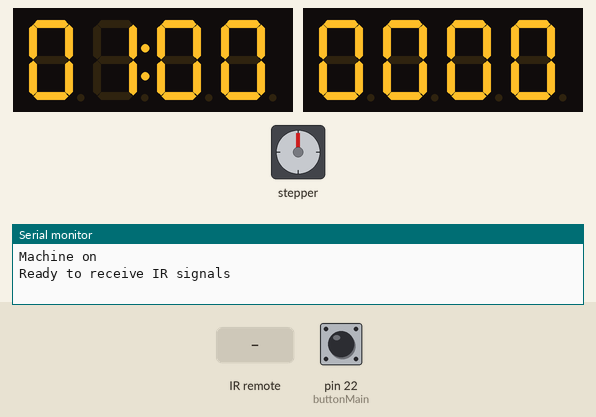
This program was run on a simulated Arduino Mega 2560, built with avr-gcc and run on an emulated ATmega2560. Parts: 2 × 4-digit seven-segment display, stepper motor, the last lines printed to the serial monitor. The inputs (shaded band) are chosen by the test bench; at power-on: pin 22 (buttonMain) HIGH. Stepper angles assume 500 steps per turn.

Above: at 1.4 s.
1.5 s: infrared code 0x40 received
At 2.27 s:
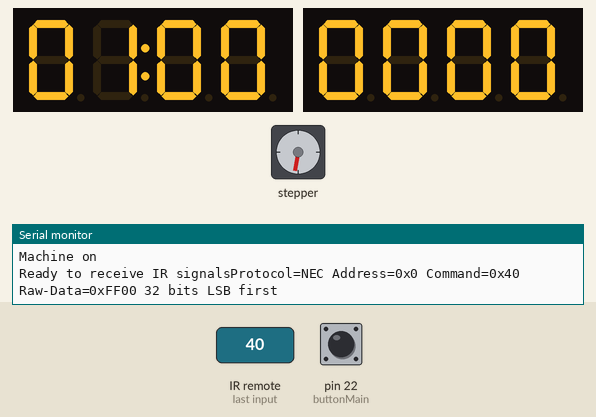
At 5.0 s:
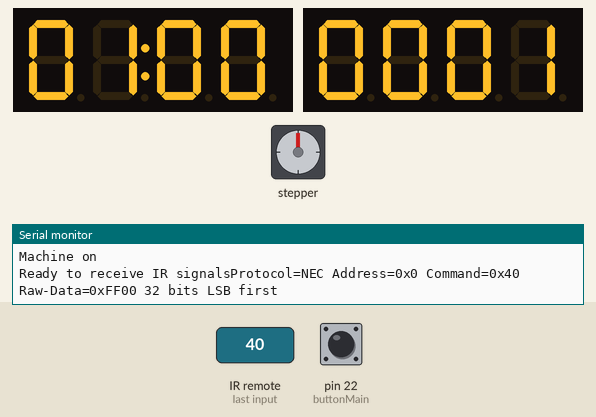
5.7 s: infrared code 0x40 received
At 11.85 s:
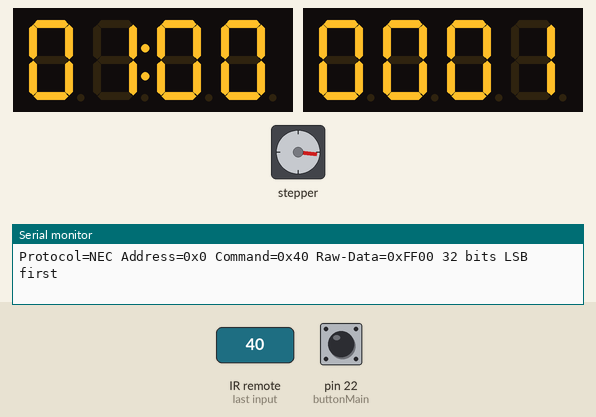
Timing chart, 0 to 14.7 s (numbered marks = the images above; inputs shaded):
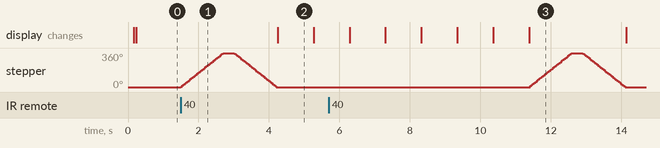

Measured:
- after the input at 1.5 s, stepper: turns 360° clockwise in 1.2 s, then 360° counter-clockwise in 1.2 s
- after the input at 5.7 s, stepper: turns 360° clockwise in 1.2 s, then 360° counter-clockwise in 1.2 s
- what the display in image 2 shows lasts 1.1 s, from 4.2 s to 5.3 s

The program:

main.cpp
```cpp
#include <Arduino.h>
#include <Stepper.h>
#include <IRremote.h>
#include "PinDefinitionsAndMore.h"
#include <TM1637Display.h>


/*-----( Declare Constants and Pin Numbers )-----*/
/*-----( Declare objects )-----*/
/*-----( Declare Variables )-----*/

// Stepper variables & instances
const int stepsPerRev = 500;
const int stepperSpeed = 50;
const int stepperDwell = 300;
Stepper stepper = Stepper(stepsPerRev, 49, 47, 48, 46);

// Main dispenser button
const int buttonMain = 22;

// IR receiver
#define DECODE_NEC

// Timer display
#define CLK 26
#define DIO 27
TM1637Display display = TM1637Display(CLK, DIO);
const uint8_t allON[] = {0xff, 0xff, 0xff, 0xff};
const uint8_t allOFF[] = {0x00, 0x00, 0x00, 0x00};

// Treat Counter Display
#define CLK2 28
#define DIO2 29
TM1637Display treatDisplay = TM1637Display(CLK2, DIO2);
int treatCount = 0;

// Setup function
void setup() {
	Serial.begin(115200);
  Serial.println("Machine on");

  display.setBrightness(5);
  display.setSegments(allON);
  treatDisplay.setBrightness(5);
  treatDisplay.setSegments(allON);

  IrReceiver.begin(IR_RECEIVE_PIN, ENABLE_LED_FEEDBACK);
  Serial.print(F("Ready to receive IR signals"));

	pinMode(buttonMain, INPUT_PULLUP);

  display.clear();
  treatDisplay.clear();
  delay(50);
  display.showNumberDecEx(100, 0b01000000, true, 4, 0);
  delay(50);
  treatDisplay.showNumberDec(treatCount, true);
}

// This function starts the 1 minute countdown on the 7 segment 4 digit display.
// The timer is purposely blocking other functions from running, so as to prevent Trashboat from getting to many treats.
void startTimer() {
  delay(1000);
  for (int i = 5; i != 0; i--) { // change the value of i to adjust timer length
    display.showNumberDecEx(i, 0b01000000, true, 4, 0);
    delay(1000);
  }
  display.showNumberDec(0, true);
  delay(1000);
  display.showNumberDecEx(100, 0b01000000, true, 4, 0);
}

// This function updates the local count for how many times treats have been dispensed.
void updateTreatCounter() {
  treatCount += 1;
  treatDisplay.showNumberDec(treatCount, true);
}

// This function activates the stepper motor to dispense treats.
// stepperSpeed adjusts the speed of the motor.
// stepsPerRev adjusts the length of the rotation.
// stepperDwell adjusts the time dwell inbetween rotations.
void dispenseTreats() {
	stepper.setSpeed(stepperSpeed);
	stepper.step(stepsPerRev);
	delay(stepperDwell);

	stepper.setSpeed(stepperSpeed);
	stepper.step(-stepsPerRev);
  updateTreatCounter();
	startTimer();

}

// This function checks is the treat dispense button has been pressed.
// If the button has been pressed, dispenseTreats() is called to give Trashboat his tasty treats.
void checkButton() {
  if (digitalRead(buttonMain) == 0) {
		dispenseTreats();
	}
}

// This function checks if the IR Receiver has received an infrared signal.
// If a signal has been received, decode the signal and make sure it comes from the correct remote and the correct button was pressed.
// If the correct button was pressed, dispense treats.
void checkIrRemote() {
  if (IrReceiver.decode()) {
    IrReceiver.printIRResultShort(&Serial);
    IrReceiver.printIRSendUsage(&Serial);
    if (IrReceiver.decodedIRData.protocol == UNKNOWN) {
        Serial.println(F("Received noise or an unknown protocol"));
        IrReceiver.printIRResultRawFormatted(&Serial, true);
    }
    Serial.println();
    IrReceiver.resume();

    if (IrReceiver.decodedIRData.command == 0x40) {
        dispenseTreats();
    }
  }
}

// Main loop function
void loop() {
  checkButton();
  checkIrRemote();
}
```

PinDefinitionsAndMore.h
```cpp
// (licence header left out)
/*
 * Pin mapping table for different platforms
 *
 * Platform     IR input    IR output   Tone      Core/Pin schema
 * --------------------------------------------------------------
 * DEFAULT/AVR  2           3           4         Arduino
 * ATtinyX5     0|PB0       4|PB4       3|PB3     ATTinyCore
 * ATtiny167    3|PA3       2|PA2       7|PA7     ATTinyCore
 * ATtiny167    9|PA3       8|PA2       5|PA7     Digispark original core
 * ATtiny84      |PB2        |PA4        |PA3     ATTinyCore
 * ATtiny88     3|PD3       4|PD4       9|PB1     ATTinyCore
 * ATtiny3217  18|PA1      19|PA2      20|PA3     MegaTinyCore
 * ATtiny1604   2           3|PA5       %
 * ATtiny816   14|PA1      16|PA3       1|PA5     MegaTinyCore
 * ATtiny1614   8|PA1      10|PA3       1|PA5     MegaTinyCore
 * SAMD21       3           4           5
 * ESP8266      14|D5       12|D6       %
 * ESP32        15          4           27
 * BluePill     PA6         PA7         PA3
 * APOLLO3      11          12          5
 * RP2040       3|GPIO15    4|GPIO16    5|GPIO17
 */
//#define _IR_MEASURE_TIMING // For debugging purposes.

#if defined(__AVR__)
#if defined(__AVR_ATtiny25__) || defined(__AVR_ATtiny45__) || defined(__AVR_ATtiny85__) // Digispark board. For use with ATTinyCore.
#include "ATtinySerialOut.hpp" // TX is at pin 2 - Available as Arduino library "ATtinySerialOut". Saves 700 bytes program memory and 70 bytes RAM for ATtinyCore.
#define IR_RECEIVE_PIN  PIN_PB0
#define IR_SEND_PIN     PIN_PB4 // Pin 2 is serial output with ATtinySerialOut. Pin 1 is internal LED and Pin3 is USB+ with pullup on Digispark board.
#define TONE_PIN        PIN_PB3
#define _IR_TIMING_TEST_PIN PIN_PB3

#  elif defined(__AVR_ATtiny87__) || defined(__AVR_ATtiny167__) // Digispark pro board
#include "ATtinySerialOut.hpp" // Available as Arduino library "ATtinySerialOut"
// For ATtiny167 Pins PB6 and PA3 are usable as interrupt source.
#  if defined(ARDUINO_AVR_DIGISPARKPRO)
// For use with Digispark original core
#define IR_RECEIVE_PIN   9 // PA3 - on Digispark board labeled as pin 9
//#define IR_RECEIVE_PIN  14 // PB6 / INT0 is connected to USB+ on DigisparkPro boards
#define IR_SEND_PIN      8 // PA2 - on Digispark board labeled as pin 8
#define TONE_PIN         5 // PA7 - on Digispark board labeled as pin 5
#define _IR_TIMING_TEST_PIN 10 // PA4
#  else
// For use with ATTinyCore
#define IR_RECEIVE_PIN  PIN_PA3 // On Digispark board labeled as pin 9 - INT0 is connected to USB+ on DigisparkPro boards
#define IR_SEND_PIN     PIN_PA2 // On Digispark board labeled as pin 8
#define TONE_PIN        PIN_PA7 // On Digispark board labeled as pin 5
#  endif

#  elif defined(__AVR_ATtiny84__) // For use with ATTinyCore
#include "ATtinySerialOut.hpp" // Available as Arduino library "ATtinySerialOut". Saves 128 bytes program memory.
#define IR_RECEIVE_PIN   PIN_PB2 // INT0
#define IR_SEND_PIN      PIN_PA4
#define TONE_PIN         PIN_PA3
#define _IR_TIMING_TEST_PIN PIN_PA5

#  elif defined(__AVR_ATtiny88__) // MH-ET Tiny88 board. For use with ATTinyCore.
#include "ATtinySerialOut.hpp" // Available as Arduino library "ATtinySerialOut". Saves 128 bytes program memory.
// Pin 6 is TX, pin 7 is RX
#define IR_RECEIVE_PIN   PIN_PD3 // 3 - INT1
#define IR_SEND_PIN      PIN_PD4 // 4
#define TONE_PIN         PIN_PB1 // 9
#define _IR_TIMING_TEST_PIN PIN_PB0 // 8

#  elif defined(__AVR_ATtiny1616__)  || defined(__AVR_ATtiny3216__) || defined(__AVR_ATtiny3217__) // For use with megaTinyCore
// Tiny Core Dev board
// https://www.tindie.com/products/xkimi/tiny-core-16-dev-board-attiny1616/
// https://www.tindie.com/products/xkimi/tiny-core-32-dev-board-attiny3217/
#define IR_RECEIVE_PIN   PIN_PA1 // use 18 for TinyCore32
#define IR_SEND_PIN      PIN_PA2 // 19
#define TONE_PIN         PIN_PA3 // 20
#define APPLICATION_PIN  PIN_PA0 // 0
#undef LED_BUILTIN               // No LED available on the TinyCore 32 board, take the one on the programming board which is connected to the DAC output
#define LED_BUILTIN      PIN_PA6 // use 2 for TinyCore32

#  elif defined(__AVR_ATtiny816__) // For use with megaTinyCore
#define IR_RECEIVE_PIN  PIN_PA1 // 14
#define IR_SEND_PIN     PIN_PA1 // 16
#define TONE_PIN        PIN_PA5 // 1
#define APPLICATION_PIN PIN_PA4 // 0
#undef LED_BUILTIN              // No LED available, take the one which is connected to the DAC output
#define LED_BUILTIN     PIN_PB5 // 4

#  elif defined(__AVR_ATtiny1614__) // For use with megaTinyCore
#define IR_RECEIVE_PIN   PIN_PA1 // 8
#define IR_SEND_PIN      PIN_PA3 // 10
#define TONE_PIN         PIN_PA5 // 1
#define APPLICATION_PIN  PIN_PA4 // 0

#  elif defined(__AVR_ATtiny1604__) // For use with megaTinyCore
#define IR_RECEIVE_PIN   PIN_PA6 // 2 - To be compatible with interrupt example, pin 2 is chosen here.
#define IR_SEND_PIN      PIN_PA7 // 3
#define APPLICATION_PIN  PIN_PB2 // 5

#define tone(...) void()      // Define as void, since TCB0_INT_vect is also used by tone()
#define noTone(a) void()
#define TONE_PIN         42 // Dummy for examples using it

#  elif defined(__AVR_ATmega1284__) || defined(__AVR_ATmega1284P__) \
|| defined(__AVR_ATmega644__) || defined(__AVR_ATmega644P__) \
|| defined(__AVR_ATmega324P__) || defined(__AVR_ATmega324A__) \
|| defined(__AVR_ATmega324PA__) || defined(__AVR_ATmega164A__) \
|| defined(__AVR_ATmega164P__) || defined(__AVR_ATmega32__) \
|| defined(__AVR_ATmega16__) || defined(__AVR_ATmega8535__) \
|| defined(__AVR_ATmega64__) || defined(__AVR_ATmega128__) \
|| defined(__AVR_ATmega1281__) || defined(__AVR_ATmega2561__) \
|| defined(__AVR_ATmega8515__) || defined(__AVR_ATmega162__)
#define IR_RECEIVE_PIN      2
#define IR_SEND_PIN        13
#define TONE_PIN            4
#define APPLICATION_PIN     5
#define ALTERNATIVE_IR_FEEDBACK_LED_PIN 6 // E.g. used for examples which use LED_BUILDIN for example output.
#define _IR_TIMING_TEST_PIN 7

#  else // Default as for ATmega328 like on Uno, Nano, Leonardo, Teensy 2.0 etc.
#define IR_RECEIVE_PIN      32 // To be compatible with interrupt example, pin 2 is chosen here.
#define IR_SEND_PIN         3
#define TONE_PIN            4
#define APPLICATION_PIN     5
#define ALTERNATIVE_IR_FEEDBACK_LED_PIN 6 // E.g. used for examples which use LED_BUILDIN for example output.
#define _IR_TIMING_TEST_PIN 7

#    if defined(ARDUINO_AVR_PROMICRO) // Sparkfun Pro Micro is __AVR_ATmega32U4__ but has different external circuit
// We have no built in LED at pin 13 -> reuse RX LED
#undef LED_BUILTIN
#define LED_BUILTIN         LED_BUILTIN_RX
#    endif
#  endif // defined(__AVR_ATtiny25__)...

#elif defined(ARDUINO_ARCH_RENESAS_UNO) // Uno R4
// To be compatible with Uno R3.
#define IR_RECEIVE_PIN      2
#define IR_SEND_PIN         3
#define TONE_PIN            4
#define APPLICATION_PIN     5
#define ALTERNATIVE_IR_FEEDBACK_LED_PIN 6 // E.g. used for examples which use LED_BUILDIN for example output.
#define _IR_TIMING_TEST_PIN 7

#elif defined(ESP8266)
#define FEEDBACK_LED_IS_ACTIVE_LOW // The LED on my board (D4) is active LOW
#define IR_RECEIVE_PIN          14 // D5
#define IR_SEND_PIN             12 // D6 - D4/pin 2 is internal LED
#define _IR_TIMING_TEST_PIN      2 // D4
#define APPLICATION_PIN         13 // D7

#define tone(...) void()      // tone() inhibits receive timer
#define noTone(a) void()
#define TONE_PIN                42 // Dummy for examples using it

#elif defined(CONFIG_IDF_TARGET_ESP32C3)
#define IR_INPUT_PIN             8
#define IR_SEND_PIN              9
#define TONE_PIN                10 // ADC2_0
#define APPLICATION_PIN         11

#elif defined(ESP32)
#include <Arduino.h>

// tone() is included in ESP32 core since 2.0.2
#if !defined(ESP_ARDUINO_VERSION_VAL)
#define ESP_ARDUINO_VERSION_VAL(major, minor, patch) 12345678
#endif
#if ESP_ARDUINO_VERSION  <= ESP_ARDUINO_VERSION_VAL(2, 0, 2)
#define TONE_LEDC_CHANNEL        1  // Using channel 1 makes tone() independent of receiving timer -> No need to stop receiving timer.
void tone(uint8_t aPinNumber, unsigned int aFrequency){
    ledcAttachPin(aPinNumber, TONE_LEDC_CHANNEL);
    ledcWriteTone(TONE_LEDC_CHANNEL, aFrequency);
}
void tone(uint8_t aPinNumber, unsigned int aFrequency, unsigned long aDuration){
    ledcAttachPin(aPinNumber, TONE_LEDC_CHANNEL);
    ledcWriteTone(TONE_LEDC_CHANNEL, aFrequency);
    delay(aDuration);
    ledcWriteTone(TONE_LEDC_CHANNEL, 0);
}
void noTone(uint8_t aPinNumber){
    ledcWriteTone(TONE_LEDC_CHANNEL, 0);
}
#endif // ESP_ARDUINO_VERSION  <= ESP_ARDUINO_VERSION_VAL(2, 0, 2)

#define IR_RECEIVE_PIN          15  // D15
#define IR_SEND_PIN              4  // D4
#define TONE_PIN                27  // D27 25 & 26 are DAC0 and 1
#define APPLICATION_PIN         16  // RX2 pin

#elif defined(ARDUINO_ARCH_STM32) || defined(ARDUINO_ARCH_STM32F1) // BluePill
// Timer 3 blocks PA6, PA7, PB0, PB1 for use by Servo or tone()
#define IR_RECEIVE_PIN          PA6
#define IR_RECEIVE_PIN_STRING   "PA6"
#define IR_SEND_PIN             PA7
#define IR_SEND_PIN_STRING      "PA7"
#define TONE_PIN                PA3
#define _IR_TIMING_TEST_PIN     PA5
#define APPLICATION_PIN         PA2
#define APPLICATION_PIN_STRING  "PA2"
#  if defined(ARDUINO_GENERIC_STM32F103C) || defined(ARDUINO_BLUEPILL_F103C8)
// BluePill LED is active low
#define FEEDBACK_LED_IS_ACTIVE_LOW
#  endif

#elif defined(ARDUINO_ARCH_APOLLO3) // Sparkfun Apollo boards
#define IR_RECEIVE_PIN  11
#define IR_SEND_PIN     12
#define TONE_PIN         5

#elif defined(ARDUINO_ARCH_MBED) && defined(ARDUINO_ARCH_MBED_NANO) // Arduino Nano 33 BLE
#define IR_RECEIVE_PIN      3   // GPIO15 Start with pin 3 since pin 2|GPIO25 is connected to LED on Pi pico
#define IR_SEND_PIN         4   // GPIO16
#define TONE_PIN            5
#define APPLICATION_PIN     6
#define ALTERNATIVE_IR_FEEDBACK_LED_PIN 7 // E.g. used for examples which use LED_BUILDIN for example output.
#define _IR_TIMING_TEST_PIN 8

#elif defined(ARDUINO_ARCH_RP2040) // Arduino Nano Connect, Pi Pico with arduino-pico core https://github.com/earlephilhower/arduino-pico
#define IR_RECEIVE_PIN      15  // GPIO15 to be compatible with the Arduino Nano RP2040 Connect (pin3)
#define IR_SEND_PIN         16  // GPIO16
#define TONE_PIN            17
#define APPLICATION_PIN     18
#define ALTERNATIVE_IR_FEEDBACK_LED_PIN 19 // E.g. used for examples which use LED_BUILDIN for example output.
#define _IR_TIMING_TEST_PIN 20

// If you program the Nano RP2040 Connect with this core, then you must redefine LED_BUILTIN
// and use the external reset with 1 kOhm to ground to enter UF2 mode
#undef LED_BUILTIN
#define LED_BUILTIN          6

#elif defined(PARTICLE) // !!!UNTESTED!!!
#define IR_RECEIVE_PIN      A4
#define IR_SEND_PIN         A5 // Particle supports multiple pins

#define LED_BUILTIN         D7

/*
 * 4 times the same (default) layout for easy adaption in the future
 */
#elif defined(TEENSYDUINO) // Teensy 2.0 is handled at default for ATmega328 like on Uno, Nano, Leonardo etc.
#define IR_RECEIVE_PIN      2
#define IR_SEND_PIN         3
#define TONE_PIN            4
#define APPLICATION_PIN     5
#define ALTERNATIVE_IR_FEEDBACK_LED_PIN 6 // E.g. used for examples which use LED_BUILDIN for example output.
#define _IR_TIMING_TEST_PIN 7

#elif defined(ARDUINO_ARCH_MBED) // Arduino Nano 33 BLE
#define IR_RECEIVE_PIN      2
#define IR_SEND_PIN         3
#define TONE_PIN            4
#define APPLICATION_PIN     5
#define ALTERNATIVE_IR_FEEDBACK_LED_PIN 6 // E.g. used for examples which use LED_BUILDIN for example output.
#define _IR_TIMING_TEST_PIN 7

#elif defined(ARDUINO_ARCH_SAMD) || defined(ARDUINO_ARCH_SAM)
#define IR_RECEIVE_PIN      2
#define IR_SEND_PIN         3
#define TONE_PIN            4
#define APPLICATION_PIN     5
#define ALTERNATIVE_IR_FEEDBACK_LED_PIN 6 // E.g. used for examples which use LED_BUILDIN for example output.
#define _IR_TIMING_TEST_PIN 7

#if !defined(ARDUINO_SAMD_ADAFRUIT) && !defined(ARDUINO_SEEED_XIAO_M0)
// On the Zero and others we switch explicitly to SerialUSB
#define Serial SerialUSB
#endif

// Definitions for the Chinese SAMD21 M0-Mini clone, which has no led connected to D13/PA17.
// Attention!!! D2 and D4 are swapped on these boards!!!
// If you connect the LED, it is on pin 24/PB11. In this case activate the next two lines.
//#undef LED_BUILTIN
//#define LED_BUILTIN 24 // PB11
// As an alternative you can choose pin 25, it is the RX-LED pin (PB03), but active low.In this case activate the next 3 lines.
//#undef LED_BUILTIN
//#define LED_BUILTIN 25 // PB03
//#define FEEDBACK_LED_IS_ACTIVE_LOW // The RX LED on the M0-Mini is active LOW

#elif defined (NRF51) // BBC micro:bit
#define IR_RECEIVE_PIN      2
#define IR_SEND_PIN         3
#define APPLICATION_PIN     1
#define _IR_TIMING_TEST_PIN 4

#define tone(...) void()    // no tone() available
#define noTone(a) void()
#define TONE_PIN           42 // Dummy for examples using it

#else
#warning Board / CPU is not detected using pre-processor symbols -> using default values, which may not fit. Please extend PinDefinitionsAndMore.h.
// Default valued for unidentified boards
#define IR_RECEIVE_PIN      2
#define IR_SEND_PIN         3
#define TONE_PIN            4
#define APPLICATION_PIN     5
#define ALTERNATIVE_IR_FEEDBACK_LED_PIN 6 // E.g. used for examples which use LED_BUILDIN for example output.
#define _IR_TIMING_TEST_PIN 7
#endif // defined(ESP8266)

#if defined(ESP32) || defined(ARDUINO_ARCH_RP2040) || defined(PARTICLE) || defined(ARDUINO_ARCH_MBED)
#define SEND_PWM_BY_TIMER // We do not have pin restrictions for this CPU's, so lets use the hardware PWM for send carrier signal generation
#else
# if defined(SEND_PWM_BY_TIMER)
#undef IR_SEND_PIN // SendPin is determined by timer! This avoids warning in IRTimer.hpp
#  endif
#endif

#if !defined (FLASHEND)
#define FLASHEND 0xFFFF // Dummy value for platforms where FLASHEND is not defined
#endif
#if !defined (RAMEND)
#define RAMEND 0xFFFF // Dummy value for platforms where RAMEND is not defined
#endif
#if !defined (RAMSIZE)
#define RAMSIZE 0xFFFF // Dummy value for platforms where RAMSIZE is not defined
#endif

/*
 * Helper macro for getting a macro definition as string
 */
#if !defined(STR_HELPER)
#define STR_HELPER(x) #x
#define STR(x) STR_HELPER(x)
#endif
```
